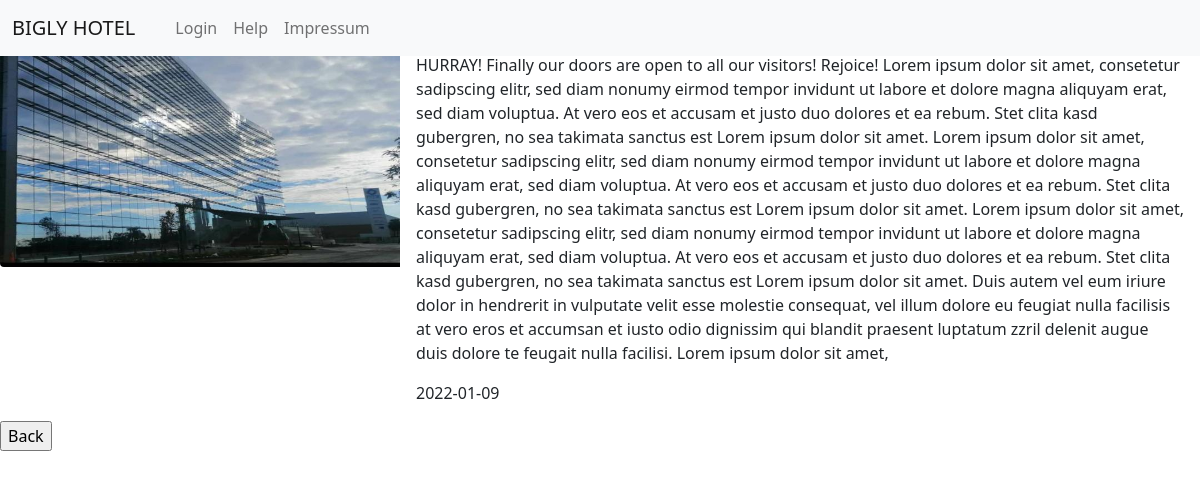
The page /news/showNews.php?news_id=62 on the database its author committed.
### tables this page shows
CREATE TABLE `news` (
  `content` text DEFAULT NULL,
  `headline` varchar(50) DEFAULT NULL,
  `imgpath` varchar(255) DEFAULT NULL,
  `date` date NOT NULL DEFAULT current_timestamp(),
  `time` time NOT NULL DEFAULT current_timestamp(),
  `active` tinyint(1) NOT NULL,
  `news_id` int(255) NOT NULL
);

### news/showNews.php (the view, shortened to what this page needs)
<?php include ("../head.php"); ?>
<body>
<?php
    include ("../nav.php");
    require_once('../dbaccess.php');
    if(isset($_GET["news_id"]))
    {
        $news_id = $_GET["news_id"];
        $sql = "select headline, imgpath, content, date
                from news
                where active = true
                and news_id = '$news_id'";
        $stmt = $db_obj->prepare($sql);
        $stmt->execute();
        $stmt->bind_result($headline, $imgpath, $content, $date);
        echo "<div class='row g-0' id='news-card news-center'>
        <div class='col-md-4'>
            <img src='".$imgpath."' class='img-fluid rounded-start' alt='".$headline."'>
            </div>
            <div class='col-md-8'>
                <div class='card-body' id='news-text'>
                    <h4 class='card-title'>".$headline."</h4>
                    <p>".$content."</p>
                    ".$date."
                </div>
            </div>
        </div>";
    }
    else
    {
        header("location: ../checks/UA_access.php");
    }
?>
<form action='../main/index.php'><input type='submit' value='Back'></form>
</body>
</html>

### style/style.css (style rules this page uses)
img { display: block; margin-left: auto; margin-right: auto; height: auto; }
body { display: flex; flex-direction: column; justify-content: center; }

### rows shown on the page
news: imgpath (picture), content "HURRAY! Finally our doors are open to all our visitors! Rejoice! Lorem ipsum dolor sit amet, consetetur sadipscing elitr, sed diam nonumy eirmod tempor invidunt ut labore et dolore magna aliquyam erat, sed diam voluptua. At vero eos et accusam et justo duo dolores et ea rebum. Stet clita kasd gubergren, no sea takimata sanctus est Lorem ipsum dolor sit amet. Lorem ipsum dolor sit amet, consetetur sadipscing elitr, sed diam nonumy eirmod tempor invidunt ut labore et dolore magna aliquyam erat, sed diam voluptua. At vero eos et accusam et justo duo dolores et ea rebum. Stet clita kasd gubergren, no sea takimata sanctus est Lorem ipsum dolor sit amet. Lorem ipsum dolor sit amet, consetetur…", date "2022-01-09"
